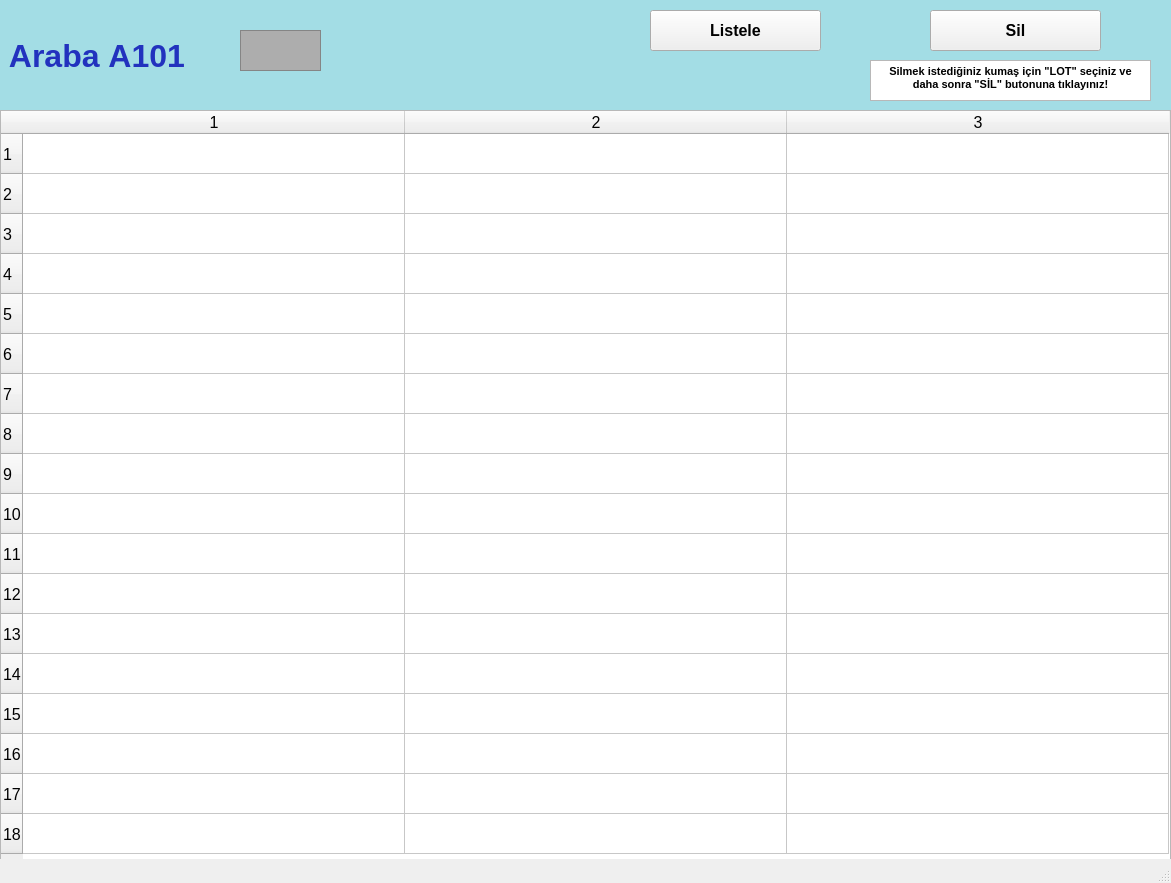
<?xml version="1.0" encoding="UTF-8"?>
<ui version="4.0">
 <class>arabalarA101_ekran</class>
 <widget class="QMainWindow" name="arabalarA101_ekran">
  <property name="geometry">
   <rect>
    <x>0</x>
    <y>0</y>
    <width>1171</width>
    <height>883</height>
   </rect>
  </property>
  <property name="font">
   <font>
    <pointsize>12</pointsize>
    <weight>50</weight>
    <bold>false</bold>
    <kerning>false</kerning>
   </font>
  </property>
  <property name="windowTitle">
   <string/>
  </property>
  <widget class="QWidget" name="centralwidget">
   <widget class="QLabel" name="arabaA1yazi_lbl">
    <property name="geometry">
     <rect>
      <x>0</x>
      <y>0</y>
      <width>1171</width>
      <height>111</height>
     </rect>
    </property>
    <property name="font">
     <font>
      <pointsize>24</pointsize>
      <weight>75</weight>
      <bold>true</bold>
     </font>
    </property>
    <property name="styleSheet">
     <string notr="true">background-color: rgb(163, 221, 229);
color: rgb(34, 50, 190);</string>
    </property>
    <property name="text">
     <string> Araba A101</string>
    </property>
   </widget>
   <widget class="QFrame" name="arabaA1_img">
    <property name="geometry">
     <rect>
      <x>240</x>
      <y>30</y>
      <width>81</width>
      <height>41</height>
     </rect>
    </property>
    <property name="styleSheet">
     <string notr="true">background-color: rgb(173, 173, 173);</string>
    </property>
    <property name="frameShape">
     <enum>QFrame::StyledPanel</enum>
    </property>
    <property name="frameShadow">
     <enum>QFrame::Raised</enum>
    </property>
   </widget>
   <widget class="QPushButton" name="listele101_btn">
    <property name="geometry">
     <rect>
      <x>650</x>
      <y>10</y>
      <width>171</width>
      <height>41</height>
     </rect>
    </property>
    <property name="font">
     <font>
      <pointsize>12</pointsize>
      <weight>75</weight>
      <bold>true</bold>
     </font>
    </property>
    <property name="text">
     <string>Listele</string>
    </property>
   </widget>
   <widget class="QTableWidget" name="A101_tw">
    <property name="geometry">
     <rect>
      <x>0</x>
      <y>110</y>
      <width>1171</width>
      <height>751</height>
     </rect>
    </property>
    <property name="baseSize">
     <size>
      <width>0</width>
      <height>0</height>
     </size>
    </property>
    <property name="rowCount">
     <number>18</number>
    </property>
    <property name="columnCount">
     <number>3</number>
    </property>
    <attribute name="horizontalHeaderVisible">
     <bool>true</bool>
    </attribute>
    <attribute name="horizontalHeaderCascadingSectionResizes">
     <bool>false</bool>
    </attribute>
    <attribute name="horizontalHeaderDefaultSectionSize">
     <number>382</number>
    </attribute>
    <attribute name="horizontalHeaderMinimumSectionSize">
     <number>38</number>
    </attribute>
    <attribute name="verticalHeaderDefaultSectionSize">
     <number>40</number>
    </attribute>
    <attribute name="verticalHeaderMinimumSectionSize">
     <number>23</number>
    </attribute>
    <row/>
    <row/>
    <row/>
    <row/>
    <row/>
    <row/>
    <row/>
    <row/>
    <row/>
    <row/>
    <row/>
    <row/>
    <row/>
    <row/>
    <row/>
    <row/>
    <row/>
    <row/>
    <column/>
    <column/>
    <column/>
   </widget>
   <widget class="QPushButton" name="sil101_btn">
    <property name="geometry">
     <rect>
      <x>930</x>
      <y>10</y>
      <width>171</width>
      <height>41</height>
     </rect>
    </property>
    <property name="font">
     <font>
      <pointsize>12</pointsize>
      <weight>75</weight>
      <bold>true</bold>
     </font>
    </property>
    <property name="text">
     <string>Sil</string>
    </property>
   </widget>
   <widget class="QTextBrowser" name="textBrowser">
    <property name="geometry">
     <rect>
      <x>870</x>
      <y>60</y>
      <width>281</width>
      <height>41</height>
     </rect>
    </property>
    <property name="html">
     <string>&lt;!DOCTYPE HTML PUBLIC &quot;-//W3C//DTD HTML 4.0//EN&quot; &quot;http://www.w3.org/TR/REC-html40/strict.dtd&quot;&gt;
&lt;html&gt;&lt;head&gt;&lt;meta name=&quot;qrichtext&quot; content=&quot;1&quot; /&gt;&lt;style type=&quot;text/css&quot;&gt;
p, li { white-space: pre-wrap; }
&lt;/style&gt;&lt;/head&gt;&lt;body style=&quot; font-family:'MS Shell Dlg 2'; font-size:12pt; font-weight:400; font-style:normal;&quot;&gt;
&lt;p align=&quot;center&quot; style=&quot; margin-top:0px; margin-bottom:0px; margin-left:0px; margin-right:0px; -qt-block-indent:0; text-indent:0px;&quot;&gt;&lt;span style=&quot; font-size:8pt; font-weight:600;&quot;&gt;Silmek istediğiniz kumaş için &amp;quot;LOT&amp;quot; seçiniz ve daha sonra &amp;quot;SİL&amp;quot; butonuna tıklayınız!&lt;/span&gt;&lt;/p&gt;&lt;/body&gt;&lt;/html&gt;</string>
    </property>
   </widget>
  </widget>
  <widget class="QStatusBar" name="statusbar"/>
 </widget>
 <resources/>
 <connections/>
</ui>
